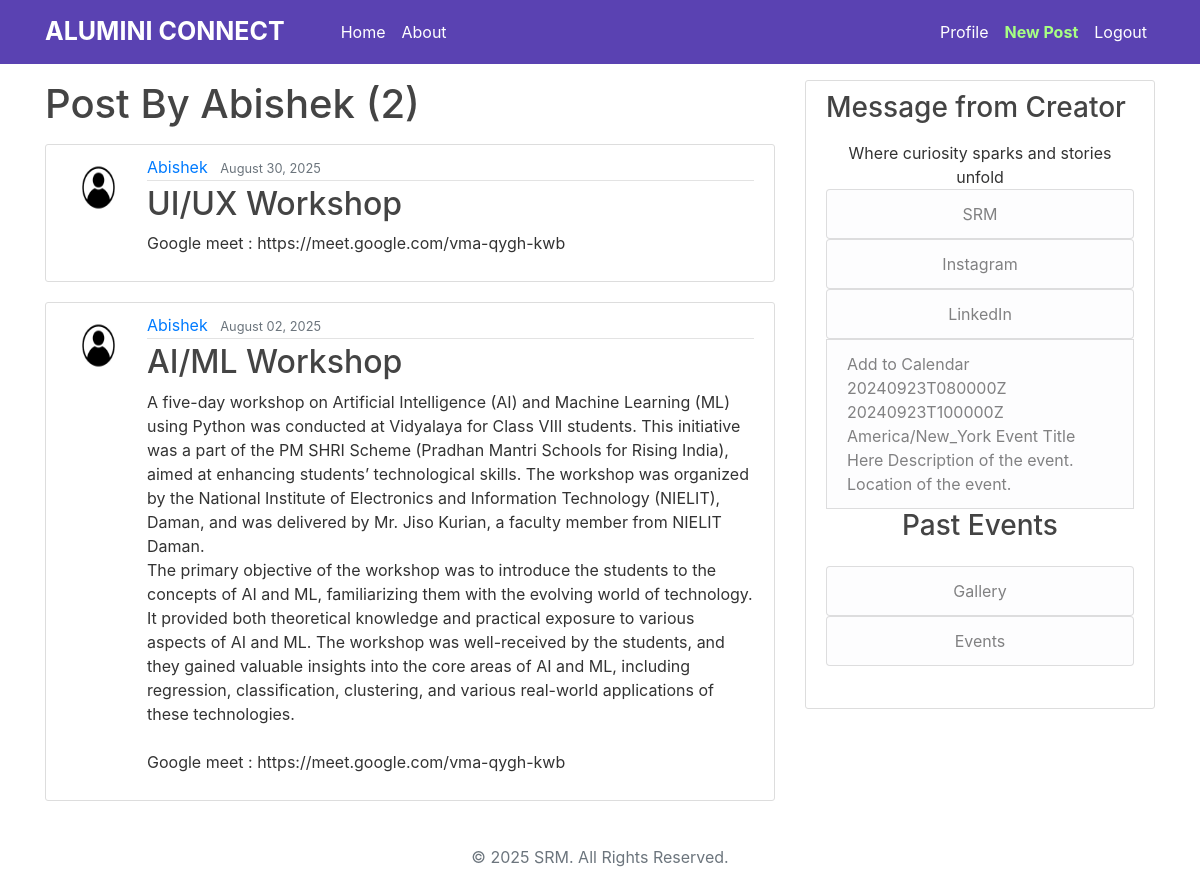
/user/Abishek (signed in), run on the app's committed database.
### blog/models.py (models this page shows, shortened)
class Post(models.Model):
    author = models.ForeignKey(User, on_delete=models.CASCADE)
    content = models.TextField()
    date_posted = models.DateTimeField(default=timezone.now)
    title = models.CharField(max_length=20)

### users/models.py (models this page shows, shortened)
class Profile(models.Model):
    user = models.OneToOneField(User, on_delete=models.CASCADE)
    image = models.ImageField(default='default.png', upload_to='profile_pics')

### blog/views.py (the view)
# urls.py: path('user/<str:username>', UserPostListView.as_view(), name='user-post'),
class UserPostListView(LoginRequiredMixin, ListView):
    model = Post
    template_name = 'blog/user_post.html'
    context_object_name = 'posts'
    paginate_by = 4
    def get_queryset(self):
        user = get_object_or_404(User, username=self.kwargs.get('username'))
        return Post.objects.filter(author=user).order_by('-date_posted')

### blog/templates/blog/user_post.html (shortened to what this page needs)
{% extends "blog/base.html" %}
    {% block content %}
        <h1 class="mb-3">Post By {{ view.kwargs.username }} ({{ page_obj.paginator.count }})</h1>
        {% for post in posts %}
            <article class="media content-section">
                <img src="{{ post.author.profile.image.url }}" class="rounded-circle article-img" alt="">
              <div class="media-body">
                <div class="article-metadata">
                  <a class="mr-2" href="{% url 'user-post' post.author.username %}">{{ post.author }}</a>
                  <small class="text-muted">{{ post.date_posted|date:"F d, Y" }}</small>
                </div>
                <h2><a class="article-title" href="{% url 'post-detail' post.id %}">{{ post.title }}</a></h2>
                <p class="article-content">{{ post.content }}</p>
              </div>
            </article>
        {% endfor %}
    {% endblock content %}

### blog/static/blog/main.css (style rules this page uses)
body { background: #ffffff; color: #333333 ; margin-top: 5rem; }
h1, h2, h3, h4, h5, h6 { color: #444444; }
.content-section { background: #ffffff; padding: 10px 20px; border: 1px solid #dddddd; border-radius: 3px; margin-bottom: 20px; }
.article-title { color: #444444; }
.article-content { white-space: pre-line; }
.article-img { height: 65px; width: 65px; margin-right: 16px; }
.article-metadata { padding-bottom: 1px; margin-bottom: 4px; border-bottom: 1px solid #e3e3e3 }

### data on the page
Post: author.profile.image (picture), author "Abishek", date_posted "August 30, 2025", title "UI/UX Workshop", content "Google meet : https://meet.google.com/vma-qygh-kwb"
Post: author.profile.image (picture), author "Abishek", date_posted "August 02, 2025", title "AI/ML Workshop", content "A five-day workshop on Artificial Intelligence (AI) and Machine Learning (ML) using Python was conducted at Vidyalaya for Class VIII students. This initiative was a part of the PM SHRI Scheme (Pradhan Mantri Schools for Rising India), aimed at enhancing students’ technological skills. The workshop was organized by the National Institute of Electronics and Information Technology (NIELIT), Daman, and was delivered by Mr. Jiso Kurian, a faculty member from NIELIT Daman. The primary objective of the workshop was to introduce the students to the concepts of AI and ML, familiarizing them with the evolving world of technology. It provided both theoretical knowledge and practical exposure to…"

### other printed values
{{ view.kwargs.username }} "Abishek"
{{ page_obj.paginator.count }} "2"
